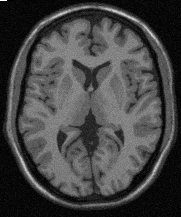
#> input picture Practica_2/ImagenA.pgm, 181 x 217 px
$ python P2E4.py ImagenA.pgm
#> lines starting #> are read from the running program, lines starting #| are printed output that depends on the picture
import cv2
import sys
import numpy as np
import matplotlib
import matplotlib.pyplot as plt
import os.path

path=os.getcwd()
print(path)

def read_pgm_file(file_name):

#> called with file_name = 'ImagenA.pgm'
    data_dir = os.path.dirname(os.path.abspath(__file__))

    # Test if file exists
    file_path = os.path.join(data_dir, file_name)
    assert os.path.isfile(file_path), 'file \'{0}\' does not exist'.format(file_path)

    img = cv2.imread(file_name,flags=cv2.IMREAD_GRAYSCALE)
#> img is the input picture: shape (217, 181); min 0, max 255, mean 68

    if img is not None:
        print('img.size: ', img.size)
#| img.size:  39277
#| Size of image: (217, 181)
    else:
        print('imread({0}) -> None'.format(file_path))

    return img


def show_img_hist(im):

    vmin = np.amin(im)
    vmax = np.max(im)
    print("Intensity Min: {}   Max:{}".format(vmin,vmax))

    L = vmax - vmin
    print("Number of Levels: {}".format(L))
    fig = plt.figure(figsize=(16,6))
    ax1 = plt.subplot(1, 2, 1)
    ax2 = plt.subplot(1, 2, 2)

    # imgplot = plt.imshow(im/np.amax(im))
    imgplot = ax1.imshow(im,cmap='gray', vmin=vmin, vmax=vmax)
    fig.colorbar(imgplot, ax=ax1)
    # cv2.imshow(infile,img)
    # cv2.waitKey(0)

    hist, bin_edges = np.histogram(im.ravel(),bins=L)
    ax2.bar(bin_edges[:-1], hist)
    plt.savefig(path+'/histogram.png')
    plt.show()


def process_pgm_file3x3(im):
    imout=im.copy()
    mask=[[1/9,1/9,1/9],[1/9,1/9,1/9],[1/9,1/9,1/9]]

    for i in range(len(imout)):
        for j in range(len(imout[i])):
            vecinos=[]
            for a in [-1,0,1]:
                for b in [-1,0,1]:
                    ny=i+a
                    nx=j+b
                    if 0<=ny<im.shape[0] and 0<=nx<im.shape[1]:
                        vecinos.append(im[ny,nx]*mask[a][b])
            imout[i,j]=int(sum(vecinos))
#| Size of image: (217, 181)
    return imout


def process_pgm_file5x5(im):
    imout=im.copy()
    mask=np.ones((5,5))*1/(5*5)

    for i in range(len(imout)):
        for j in range(len(imout[i])):
            vecinos=[]
            for a in range(-2,2+1):
                for b in range(-2,2+1):
                    ny=i+a
                    nx=j+b
                    if 0<=ny<im.shape[0] and 0<=nx<im.shape[1]:
                        vecinos.append(im[ny,nx]*mask[a][b])
            imout[i,j]=int(sum(vecinos))
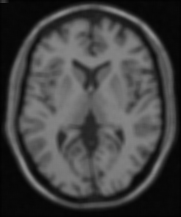
#> imout: shape (217, 181); min 2, max 144, mean 67.4
#| Size of image: (217, 181)
    return imout

def process_pgm_file7x7(im):
    imout=im.copy()
    mask=np.ones((7,7))*1/(7*7)

    for i in range(len(imout)):
        for j in range(len(imout[i])):
            vecinos=[]
            for a in range(-3,3+1):
                for b in range(-3,3+1):
                    ny=i+a
                    nx=j+b
                    if 0<=ny<im.shape[0] and 0<=nx<im.shape[1]:
                        vecinos.append(im[ny,nx]*mask[a][b])
            imout[i,j]=int(sum(vecinos))
#| Size of image: (217, 181)
    return imout


def imagenes_superpuestas4(im, im2, im3, im4):
    fig, axes = plt.subplots(1, 4, figsize=(26, 4), constrained_layout=True)

    vmin = min(np.amin(im), np.amin(im2), np.amin(im3), np.amin(im4))
#> vmin = 0
    vmax = max(np.max(im), np.max(im2), np.max(im3), np.max(im4))
#> vmax = 255

    # Mostrar imágenes con títulos
    imshow1 = axes[0].imshow(im, cmap='gray', vmin=vmin, vmax=vmax)
    axes[0].set_title("Imagen Original", fontsize=16)

    axes[1].imshow(im2, cmap='gray', vmin=vmin, vmax=vmax)
    axes[1].set_title("FPB con mascara 3x3", fontsize=16)

    axes[2].imshow(im3, cmap='gray', vmin=vmin, vmax=vmax)
    axes[2].set_title("FPB con mascara 5x5", fontsize=16)

    axes[3].imshow(im4, cmap='gray', vmin=vmin, vmax=vmax)
    axes[3].set_title("FPB con mascara 7x7", fontsize=16)

    # Quitar ejes para mejor presentación
    for ax in axes:
        ax.axis("off")

    # Agregar una sola barra de color a la derecha de todas las imágenes
    cbar = fig.colorbar(imshow1, ax=axes, location="right", shrink=0.9)

    plt.show()
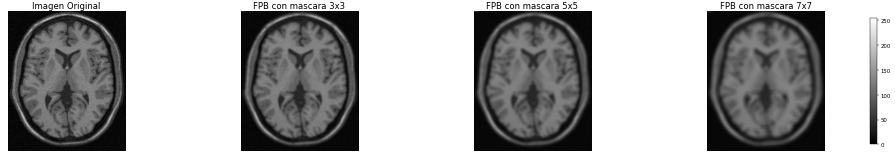
#> figure drawn by matplotlib, 5 panels


if __name__ == "__main__":

    if(len(sys.argv)<2):
        print("Usage: python P2E4.py [infile.pgm]")
        exit(1)

    infile = sys.argv[1]

    img = read_pgm_file(infile)

    im = np.array(img)
    print("Size of image: {}".format(im.shape))

    imout = process_pgm_file3x3(im)
    print("Size of image: {}".format(imout.shape))

    imout2 = process_pgm_file5x5(im)
    print("Size of image: {}".format(imout2.shape))

    imout3 = process_pgm_file7x7(im)
    print("Size of image: {}".format(imout3.shape))

    imagenes_superpuestas4(im, imout, imout2, imout3)
